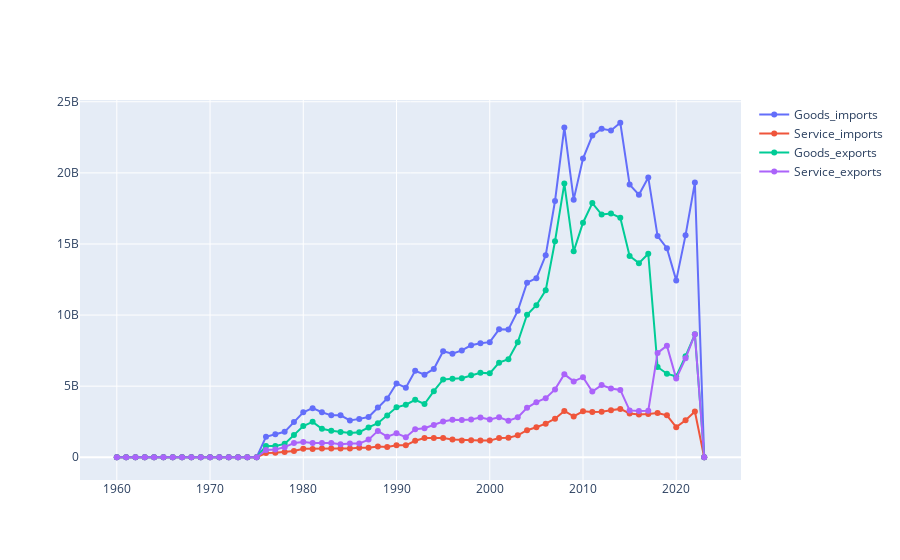

Notebook code cell kept with this figure:
### Code cell
fig = go.Figure()
fig.add_trace(go.Scatter(x=df['date'], y=df['Goods_imports'],mode='lines+markers', name='Goods_imports'))
fig.add_trace(go.Scatter(x=df['date'], y=df['Service_imports'], mode='lines+markers', name='Service_imports'))
fig.add_trace(go.Scatter(x=df['date'], y=df['Goods_exports'], mode='lines+markers', name='Goods_exports'))
fig.add_trace(go.Scatter(x=df['date'], y=df['Service_exports'], mode='lines+markers', name='Service_exports'))
fig.show()
